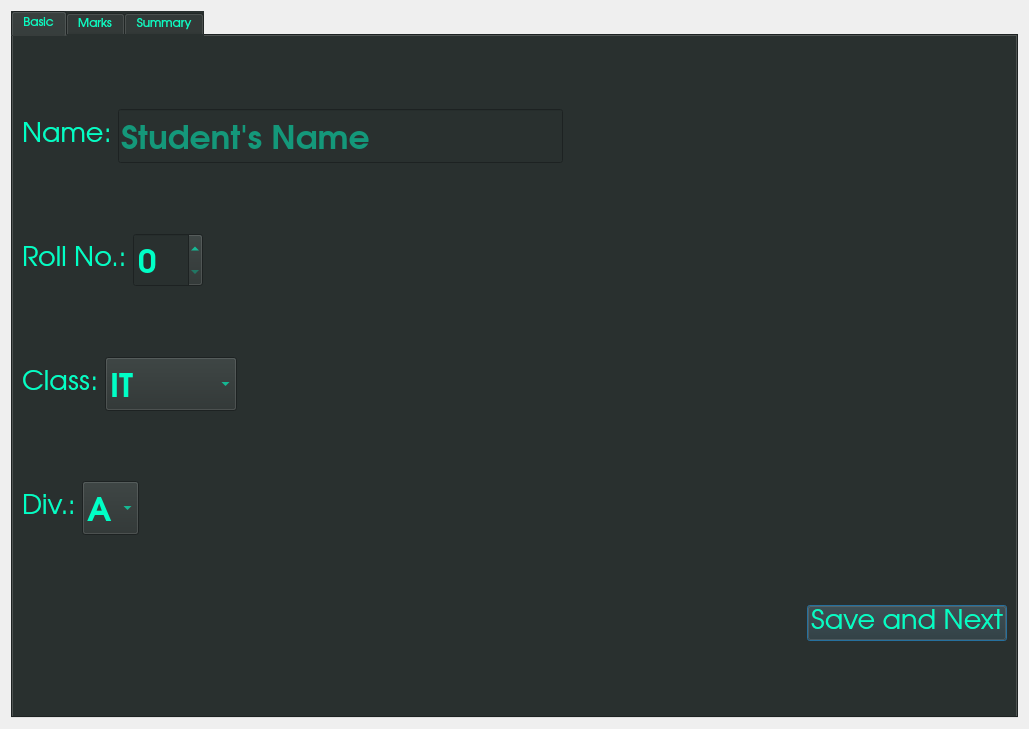
<?xml version="1.0" encoding="UTF-8"?>
<ui version="4.0">
 <class>addNewStudentDialog</class>
 <widget class="QDialog" name="addNewStudentDialog">
  <property name="geometry">
   <rect>
    <x>0</x>
    <y>0</y>
    <width>1029</width>
    <height>729</height>
   </rect>
  </property>
  <property name="windowTitle">
   <string>Add New Student</string>
  </property>
  <layout class="QHBoxLayout" name="horizontalLayout_6">
   <item>
    <widget class="QTabWidget" name="tabWidget">
     <property name="font">
      <font>
       <family>URW Gothic</family>
      </font>
     </property>
     <property name="styleSheet">
      <string notr="true">color: rgb(0, 255, 198);
background-color: rgb(41, 48, 47);</string>
     </property>
     <property name="tabPosition">
      <enum>QTabWidget::TabPosition::North</enum>
     </property>
     <property name="tabShape">
      <enum>QTabWidget::TabShape::Rounded</enum>
     </property>
     <property name="currentIndex">
      <number>0</number>
     </property>
     <widget class="QWidget" name="tab">
      <attribute name="title">
       <string>Basic</string>
      </attribute>
      <layout class="QVBoxLayout" name="verticalLayout">
       <item>
        <layout class="QHBoxLayout" name="horizontalLayout_4">
         <item>
          <widget class="QLabel" name="label">
           <property name="font">
            <font>
             <family>URW Gothic</family>
             <pointsize>20</pointsize>
            </font>
           </property>
           <property name="text">
            <string>Name:</string>
           </property>
          </widget>
         </item>
         <item>
          <widget class="QLineEdit" name="nameLE">
           <property name="font">
            <font>
             <family>URW Gothic</family>
             <pointsize>25</pointsize>
             <bold>true</bold>
            </font>
           </property>
           <property name="placeholderText">
            <string>Student's Name</string>
           </property>
           <property name="clearButtonEnabled">
            <bool>false</bool>
           </property>
          </widget>
         </item>
         <item>
          <spacer name="horizontalSpacer_5">
           <property name="orientation">
            <enum>Qt::Orientation::Horizontal</enum>
           </property>
           <property name="sizeHint" stdset="0">
            <size>
             <width>218</width>
             <height>20</height>
            </size>
           </property>
          </spacer>
         </item>
        </layout>
       </item>
       <item>
        <layout class="QHBoxLayout" name="horizontalLayout_3">
         <item>
          <widget class="QLabel" name="label_2">
           <property name="font">
            <font>
             <family>URW Gothic</family>
             <pointsize>20</pointsize>
            </font>
           </property>
           <property name="text">
            <string>Roll No.:</string>
           </property>
          </widget>
         </item>
         <item>
          <widget class="QSpinBox" name="rollNumSB">
           <property name="font">
            <font>
             <family>URW Gothic</family>
             <pointsize>25</pointsize>
             <bold>true</bold>
            </font>
           </property>
          </widget>
         </item>
         <item>
          <spacer name="horizontalSpacer_4">
           <property name="orientation">
            <enum>Qt::Orientation::Horizontal</enum>
           </property>
           <property name="sizeHint" stdset="0">
            <size>
             <width>588</width>
             <height>20</height>
            </size>
           </property>
          </spacer>
         </item>
        </layout>
       </item>
       <item>
        <layout class="QHBoxLayout" name="horizontalLayout_2">
         <item>
          <widget class="QLabel" name="label_3">
           <property name="font">
            <font>
             <family>URW Gothic</family>
             <pointsize>20</pointsize>
            </font>
           </property>
           <property name="text">
            <string>Class:</string>
           </property>
          </widget>
         </item>
         <item>
          <widget class="QComboBox" name="classCB">
           <property name="font">
            <font>
             <family>URW Gothic</family>
             <pointsize>25</pointsize>
             <bold>true</bold>
            </font>
           </property>
           <item>
            <property name="text">
             <string>IT</string>
            </property>
           </item>
           <item>
            <property name="text">
             <string>COMP</string>
            </property>
           </item>
           <item>
            <property name="text">
             <string>MECH</string>
            </property>
           </item>
           <item>
            <property name="text">
             <string>ENTC</string>
            </property>
           </item>
           <item>
            <property name="text">
             <string>CIVIL</string>
            </property>
           </item>
          </widget>
         </item>
         <item>
          <spacer name="horizontalSpacer_3">
           <property name="orientation">
            <enum>Qt::Orientation::Horizontal</enum>
           </property>
           <property name="sizeHint" stdset="0">
            <size>
             <width>558</width>
             <height>20</height>
            </size>
           </property>
          </spacer>
         </item>
        </layout>
       </item>
       <item>
        <layout class="QHBoxLayout" name="horizontalLayout">
         <item>
          <widget class="QLabel" name="label_4">
           <property name="font">
            <font>
             <family>URW Gothic</family>
             <pointsize>20</pointsize>
            </font>
           </property>
           <property name="text">
            <string>Div.:</string>
           </property>
          </widget>
         </item>
         <item>
          <widget class="QComboBox" name="divCB">
           <property name="font">
            <font>
             <family>URW Gothic</family>
             <pointsize>25</pointsize>
             <bold>true</bold>
            </font>
           </property>
           <item>
            <property name="text">
             <string>A</string>
            </property>
           </item>
           <item>
            <property name="text">
             <string>B</string>
            </property>
           </item>
           <item>
            <property name="text">
             <string>C</string>
            </property>
           </item>
           <item>
            <property name="text">
             <string>D</string>
            </property>
           </item>
           <item>
            <property name="text">
             <string>E</string>
            </property>
           </item>
           <item>
            <property name="text">
             <string>F</string>
            </property>
           </item>
           <item>
            <property name="text">
             <string>G</string>
            </property>
           </item>
           <item>
            <property name="text">
             <string>H</string>
            </property>
           </item>
           <item>
            <property name="text">
             <string>I</string>
            </property>
           </item>
           <item>
            <property name="text">
             <string>J</string>
            </property>
           </item>
          </widget>
         </item>
         <item>
          <spacer name="horizontalSpacer_2">
           <property name="orientation">
            <enum>Qt::Orientation::Horizontal</enum>
           </property>
           <property name="sizeHint" stdset="0">
            <size>
             <width>648</width>
             <height>20</height>
            </size>
           </property>
          </spacer>
         </item>
        </layout>
       </item>
       <item>
        <layout class="QHBoxLayout" name="horizontalLayout_5">
         <item>
          <spacer name="horizontalSpacer">
           <property name="orientation">
            <enum>Qt::Orientation::Horizontal</enum>
           </property>
           <property name="sizeHint" stdset="0">
            <size>
             <width>628</width>
             <height>20</height>
            </size>
           </property>
          </spacer>
         </item>
         <item>
          <widget class="QPushButton" name="nextBtn1">
           <property name="font">
            <font>
             <family>URW Gothic</family>
             <pointsize>20</pointsize>
            </font>
           </property>
           <property name="text">
            <string>Save and Next</string>
           </property>
          </widget>
         </item>
        </layout>
       </item>
      </layout>
     </widget>
     <widget class="QWidget" name="tab_2">
      <attribute name="title">
       <string>Marks</string>
      </attribute>
      <layout class="QVBoxLayout" name="verticalLayout_2">
       <item>
        <layout class="QHBoxLayout" name="horizontalLayout_9">
         <item>
          <widget class="QLabel" name="label_5">
           <property name="font">
            <font>
             <pointsize>20</pointsize>
            </font>
           </property>
           <property name="text">
            <string>Physics:</string>
           </property>
          </widget>
         </item>
         <item>
          <widget class="QSpinBox" name="pSB">
           <property name="font">
            <font>
             <pointsize>25</pointsize>
             <bold>true</bold>
            </font>
           </property>
          </widget>
         </item>
        </layout>
       </item>
       <item>
        <layout class="QHBoxLayout" name="horizontalLayout_8">
         <item>
          <widget class="QLabel" name="label_6">
           <property name="font">
            <font>
             <pointsize>20</pointsize>
            </font>
           </property>
           <property name="text">
            <string>Chemistry:</string>
           </property>
          </widget>
         </item>
         <item>
          <widget class="QSpinBox" name="cSB">
           <property name="font">
            <font>
             <pointsize>25</pointsize>
             <bold>true</bold>
            </font>
           </property>
          </widget>
         </item>
        </layout>
       </item>
       <item>
        <layout class="QHBoxLayout" name="horizontalLayout_7">
         <item>
          <widget class="QLabel" name="label_7">
           <property name="font">
            <font>
             <pointsize>20</pointsize>
            </font>
           </property>
           <property name="text">
            <string>Maths:</string>
           </property>
          </widget>
         </item>
         <item>
          <widget class="QSpinBox" name="mSB">
           <property name="font">
            <font>
             <pointsize>25</pointsize>
             <bold>true</bold>
            </font>
           </property>
          </widget>
         </item>
        </layout>
       </item>
       <item>
        <layout class="QHBoxLayout" name="horizontalLayout_10">
         <item>
          <spacer name="horizontalSpacer_6">
           <property name="orientation">
            <enum>Qt::Orientation::Horizontal</enum>
           </property>
           <property name="sizeHint" stdset="0">
            <size>
             <width>588</width>
             <height>20</height>
            </size>
           </property>
          </spacer>
         </item>
         <item>
          <widget class="QPushButton" name="nextBtn2">
           <property name="font">
            <font>
             <pointsize>20</pointsize>
            </font>
           </property>
           <property name="text">
            <string>Save and Next</string>
           </property>
          </widget>
         </item>
        </layout>
       </item>
      </layout>
     </widget>
     <widget class="QWidget" name="tab_3">
      <attribute name="title">
       <string>Summary</string>
      </attribute>
      <layout class="QVBoxLayout" name="verticalLayout_5">
       <item>
        <layout class="QHBoxLayout" name="horizontalLayout_19">
         <item>
          <widget class="QGroupBox" name="groupBox">
           <property name="font">
            <font>
             <pointsize>15</pointsize>
            </font>
           </property>
           <property name="title">
            <string>Basic Information</string>
           </property>
           <layout class="QVBoxLayout" name="verticalLayout_3">
            <item>
             <layout class="QHBoxLayout" name="horizontalLayout_11">
              <item>
               <widget class="QLabel" name="label_8">
                <property name="font">
                 <font>
                  <pointsize>20</pointsize>
                 </font>
                </property>
                <property name="text">
                 <string>Name:</string>
                </property>
               </widget>
              </item>
              <item>
               <widget class="QLabel" name="nameLabel">
                <property name="font">
                 <font>
                  <pointsize>20</pointsize>
                 </font>
                </property>
                <property name="text">
                 <string/>
                </property>
               </widget>
              </item>
             </layout>
            </item>
            <item>
             <spacer name="verticalSpacer">
              <property name="orientation">
               <enum>Qt::Orientation::Vertical</enum>
              </property>
              <property name="sizeHint" stdset="0">
               <size>
                <width>20</width>
                <height>93</height>
               </size>
              </property>
             </spacer>
            </item>
            <item>
             <layout class="QHBoxLayout" name="horizontalLayout_12">
              <item>
               <widget class="QLabel" name="label_9">
                <property name="font">
                 <font>
                  <pointsize>20</pointsize>
                 </font>
                </property>
                <property name="text">
                 <string>Roll No.:</string>
                </property>
               </widget>
              </item>
              <item>
               <widget class="QLabel" name="rollNumLabel">
                <property name="font">
                 <font>
                  <pointsize>20</pointsize>
                 </font>
                </property>
                <property name="text">
                 <string/>
                </property>
               </widget>
              </item>
             </layout>
            </item>
            <item>
             <spacer name="verticalSpacer_2">
              <property name="orientation">
               <enum>Qt::Orientation::Vertical</enum>
              </property>
              <property name="sizeHint" stdset="0">
               <size>
                <width>20</width>
                <height>93</height>
               </size>
              </property>
             </spacer>
            </item>
            <item>
             <layout class="QHBoxLayout" name="horizontalLayout_13">
              <item>
               <widget class="QLabel" name="label_10">
                <property name="font">
                 <font>
                  <pointsize>20</pointsize>
                 </font>
                </property>
                <property name="text">
                 <string>Class:</string>
                </property>
               </widget>
              </item>
              <item>
               <widget class="QLabel" name="classLabel">
                <property name="font">
                 <font>
                  <pointsize>20</pointsize>
                 </font>
                </property>
                <property name="text">
                 <string/>
                </property>
               </widget>
              </item>
             </layout>
            </item>
            <item>
             <spacer name="verticalSpacer_3">
              <property name="orientation">
               <enum>Qt::Orientation::Vertical</enum>
              </property>
              <property name="sizeHint" stdset="0">
               <size>
                <width>20</width>
                <height>93</height>
               </size>
              </property>
             </spacer>
            </item>
            <item>
             <layout class="QHBoxLayout" name="horizontalLayout_14">
              <item>
               <widget class="QLabel" name="label_11">
                <property name="font">
                 <font>
                  <pointsize>20</pointsize>
                 </font>
                </property>
                <property name="text">
                 <string>Div.:</string>
                </property>
               </widget>
              </item>
              <item>
               <widget class="QLabel" name="divLabel">
                <property name="font">
                 <font>
                  <pointsize>20</pointsize>
                 </font>
                </property>
                <property name="text">
                 <string/>
                </property>
               </widget>
              </item>
             </layout>
            </item>
            <item>
             <spacer name="verticalSpacer_4">
              <property name="orientation">
               <enum>Qt::Orientation::Vertical</enum>
              </property>
              <property name="sizeHint" stdset="0">
               <size>
                <width>20</width>
                <height>93</height>
               </size>
              </property>
             </spacer>
            </item>
           </layout>
          </widget>
         </item>
         <item>
          <widget class="QGroupBox" name="groupBox_2">
           <property name="font">
            <font>
             <pointsize>15</pointsize>
            </font>
           </property>
           <property name="title">
            <string>Marks:</string>
           </property>
           <layout class="QVBoxLayout" name="verticalLayout_4">
            <item>
             <spacer name="verticalSpacer_5">
              <property name="orientation">
               <enum>Qt::Orientation::Vertical</enum>
              </property>
              <property name="sizeHint" stdset="0">
               <size>
                <width>20</width>
                <height>103</height>
               </size>
              </property>
             </spacer>
            </item>
            <item>
             <layout class="QHBoxLayout" name="horizontalLayout_15">
              <item>
               <widget class="QLabel" name="label_12">
                <property name="font">
                 <font>
                  <pointsize>20</pointsize>
                 </font>
                </property>
                <property name="text">
                 <string>Physics:</string>
                </property>
               </widget>
              </item>
              <item>
               <widget class="QLabel" name="pLabel">
                <property name="font">
                 <font>
                  <pointsize>20</pointsize>
                 </font>
                </property>
                <property name="text">
                 <string/>
                </property>
               </widget>
              </item>
             </layout>
            </item>
            <item>
             <spacer name="verticalSpacer_6">
              <property name="orientation">
               <enum>Qt::Orientation::Vertical</enum>
              </property>
              <property name="sizeHint" stdset="0">
               <size>
                <width>20</width>
                <height>104</height>
               </size>
              </property>
             </spacer>
            </item>
            <item>
             <layout class="QHBoxLayout" name="horizontalLayout_16">
              <item>
               <widget class="QLabel" name="label_13">
                <property name="font">
                 <font>
                  <pointsize>20</pointsize>
                 </font>
                </property>
                <property name="text">
                 <string>Chemistry:</string>
                </property>
               </widget>
              </item>
              <item>
               <widget class="QLabel" name="cLabel">
                <property name="font">
                 <font>
                  <pointsize>20</pointsize>
                 </font>
                </property>
                <property name="text">
                 <string/>
                </property>
               </widget>
              </item>
             </layout>
            </item>
            <item>
             <spacer name="verticalSpacer_7">
              <property name="orientation">
               <enum>Qt::Orientation::Vertical</enum>
              </property>
              <property name="sizeHint" stdset="0">
               <size>
                <width>20</width>
                <height>88</height>
               </size>
              </property>
             </spacer>
            </item>
            <item>
             <layout class="QHBoxLayout" name="horizontalLayout_17">
              <item>
               <widget class="QLabel" name="label_14">
                <property name="font">
                 <font>
                  <pointsize>20</pointsize>
                 </font>
                </property>
                <property name="text">
                 <string>Maths:</string>
                </property>
               </widget>
              </item>
              <item>
               <widget class="QLabel" name="mLabel">
                <property name="font">
                 <font>
                  <pointsize>20</pointsize>
                 </font>
                </property>
                <property name="text">
                 <string/>
                </property>
               </widget>
              </item>
             </layout>
            </item>
            <item>
             <spacer name="verticalSpacer_9">
              <property name="orientation">
               <enum>Qt::Orientation::Vertical</enum>
              </property>
              <property name="sizeHint" stdset="0">
               <size>
                <width>20</width>
                <height>38</height>
               </size>
              </property>
             </spacer>
            </item>
            <item>
             <layout class="QHBoxLayout" name="horizontalLayout_20">
              <item>
               <widget class="QLabel" name="label_15">
                <property name="font">
                 <font>
                  <pointsize>20</pointsize>
                 </font>
                </property>
                <property name="text">
                 <string>Total:</string>
                </property>
               </widget>
              </item>
              <item>
               <widget class="QLabel" name="totalLabel">
                <property name="font">
                 <font>
                  <pointsize>20</pointsize>
                 </font>
                </property>
                <property name="text">
                 <string/>
                </property>
               </widget>
              </item>
             </layout>
            </item>
            <item>
             <spacer name="verticalSpacer_8">
              <property name="orientation">
               <enum>Qt::Orientation::Vertical</enum>
              </property>
              <property name="sizeHint" stdset="0">
               <size>
                <width>20</width>
                <height>30</height>
               </size>
              </property>
             </spacer>
            </item>
           </layout>
          </widget>
         </item>
        </layout>
       </item>
       <item>
        <layout class="QHBoxLayout" name="horizontalLayout_18">
         <item>
          <spacer name="horizontalSpacer_7">
           <property name="orientation">
            <enum>Qt::Orientation::Horizontal</enum>
           </property>
           <property name="sizeHint" stdset="0">
            <size>
             <width>438</width>
             <height>20</height>
            </size>
           </property>
          </spacer>
         </item>
         <item>
          <widget class="QPushButton" name="saveBtn">
           <property name="font">
            <font>
             <pointsize>16</pointsize>
            </font>
           </property>
           <property name="text">
            <string>Save</string>
           </property>
          </widget>
         </item>
         <item>
          <spacer name="horizontalSpacer_8">
           <property name="orientation">
            <enum>Qt::Orientation::Horizontal</enum>
           </property>
           <property name="sizeHint" stdset="0">
            <size>
             <width>448</width>
             <height>20</height>
            </size>
           </property>
          </spacer>
         </item>
        </layout>
       </item>
      </layout>
     </widget>
    </widget>
   </item>
  </layout>
 </widget>
 <resources/>
 <connections/>
</ui>
